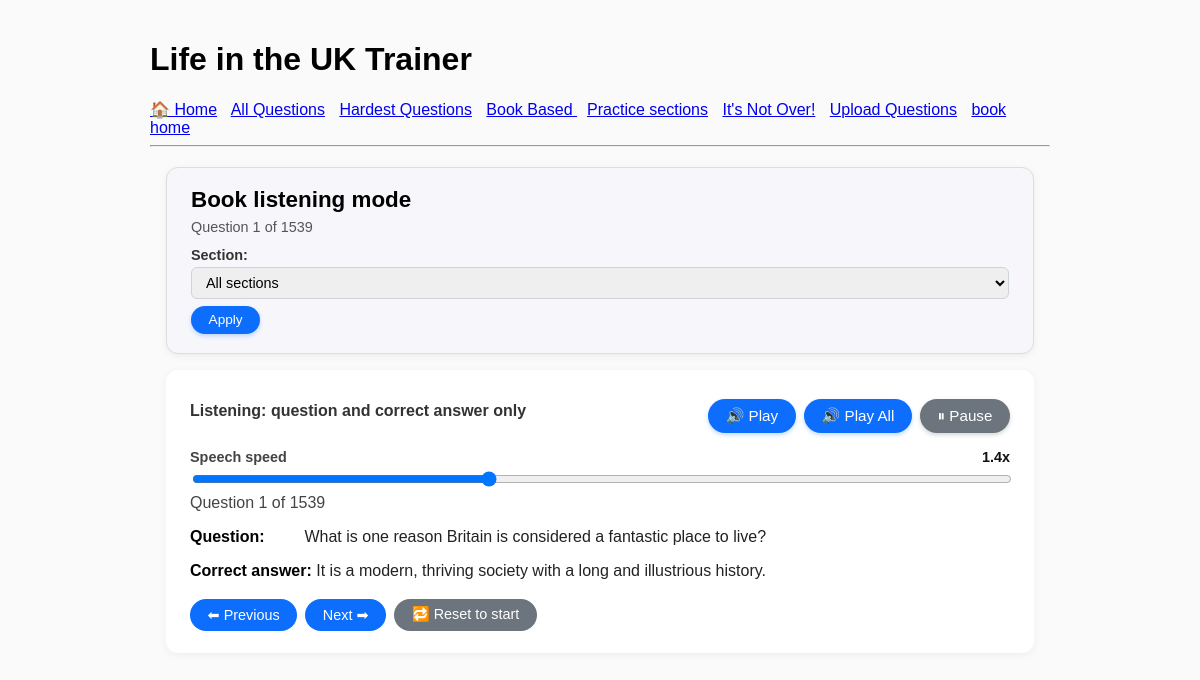
Page /quiz/book_based/listen/ on the committed database.
### bookmode/models.py (models this page shows, shortened)
class BookModeSession(models.Model):
    question_text = models.TextField()
    correct_answer = models.CharField(max_length=255)
    distractors = models.TextField(blank=True)
    order_index = models.IntegerField(default=0)  # play in order
    has_played = models.BooleanField(default=False)  # tracking
    section = models.CharField(max_length=100, blank=True)  # optional grouping
    active = models.BooleanField(default=True)  # allow disabling

### bookmode/views.py (the view, shortened to what this page needs)
# urls.py: path("listen/", views.book_listen, name="book_listen"),
def book_listen(request):
    if request.method == "POST":
        selected_category = (request.POST.get("category", "") or "").strip()
    else:
        selected_category = (request.GET.get("category", "") or "").strip()
    base_qs = BookModeSession.objects.filter(active=True)
    categories = (
        base_qs
        .exclude(section__isnull=True)
        .exclude(section__exact="")
        .values_list("section", flat=True)
        .distinct()
        .order_by("section")
    )
    qs = base_qs
    if selected_category:
        qs = qs.filter(section__iexact=selected_category)
    qs = qs.order_by("order_index", "id")
    total = qs.count()
    if selected_category:
        session_key = f"book_listen_index_{selected_category}"
    else:
        session_key = "book_listen_index"
    idx = request.session.get(session_key, 0)
    if idx >= total:
        idx = total - 1
        request.session[session_key] = idx
    question = qs[idx]
    all_questions = list(
        qs.values("question_text", "correct_answer")
    )
    context = {
        "question": question,
        "index": idx + 1,  # 1-based for display
        "total": total,
        "all_questions": all_questions,
        "categories": categories,
        "selected_category": selected_category,
    }
    return render(request, "bookmode/book_listen.html", context)

### bookmode/templates/bookmode/book_listen.html (shortened to what this page needs)
{% extends "quiz/base.html" %}
{% block content %}
<div class="book-mode-wrapper">
  <div class="stats-box">
    <h2>Book listening mode</h2>
    {% if total > 0 %}
      <p id="stats-counter">Question {{ index }} of {{ total }}</p>
    {% else %}
      <p>No book-mode questions found yet.</p>
    {% endif %}
<form method="get" style="margin-top: 0.75rem;">
  <label for="section-select"
         style="font-size: 0.9rem;
                font-weight: 600;
                color: #333;
                display: block;
                margin-bottom: 0.25rem;">
    Section:
  </label>
  <div style="display: flex;
              flex-direction: column;
              gap: 0.4rem;
              max-width: 100%;">
    <select id="section-select"
            name="category"
            style="padding: 6px 10px;
                   font-size: 0.9rem;
                   border-radius: 6px;
                   border: 1px solid #ced4da;
                   width: 100%;
                   max-width: 100%;
                   box-sizing: border-box;
                   display: block;">
      <option value="">All sections</option>
    </select>
    <button type="submit"
            style="border: none;
                   border-radius: 999px;
                   padding: 0.4rem 1.1rem;
                   font-size: 0.85rem;
                   cursor: pointer;
                   background: #0d6efd;
                   color: #fff;
                   box-shadow: 0 2px 4px rgba(13,110,253,0.25);
                   white-space: nowrap;
                   align-self: flex-start;">
      Apply
    </button>
  </div>
</form>
  </div>
  {% if question %}
    <div class="quiz-block">
      <div class="question-header" style="display:flex; align-items:center; justify-content:space-between;">
        <p><strong>Listening:</strong> question and correct answer only</p>
        <div class="play-buttons">
          <button type="button" class="reader-btn" onclick="bookListenPlayCurrent()">🔊 Play</button>
          <button type="button" class="reader-btn" onclick="bookListenPlayAll()">🔊 Play All</button>
          <button type="button" class="reader-btn pause-btn" onclick="bookListenPause()">⏸ Pause</button>
        </div>
      </div>
      <div class="speed-control">
        <label for="tts-speed">
          Speech speed
          <span id="tts-speed-value">1.4x</span>
        </label>
        <input type="range"
               id="tts-speed"
               min="0.5"
               max="3.0"
               step="0.1"
               value="1.4">
      </div>
      <p id="qa-counter">Question {{ index }} of {{ total }}</p>
      <p class="qa-row">
        <strong>Question:</strong>
        <span id="vis-question">{{ question.question_text|linebreaksbr }}</span>
      </p>
      <p class="qa-row">
        <strong>Correct answer:</strong>
        <span id="vis-answer">{{ question.correct_answer|linebreaksbr }}</span>
      </p>
      <form method="post" class="quiz-actions">
        <button class="btn" name="action" value="prev">⬅ Previous</button>
        <button class="btn" name="action" value="next">Next ➡</button>
        <button class="btn" name="action" value="reset">🔁 Reset to start</button>
      </form>
    </div>
  {% else %}
    <p>You don’t have any BookModeSession questions yet.</p>
  {% endif %}
</div>
{% endblock %}

### quiz/static/quiz/style.css (style rules this page uses)
.stats-box { font-size: 0.9rem; padding: 0.75rem; border-radius: 8px; background: #f5f5f5; margin-bottom: 1rem; }
.btn { display: inline-block; padding: 0.5rem 0.75rem; border-radius: 6px; border: none; text-decoration: none; text-align: center; font-size: 0.95rem; cursor: pointer; }
.stats-box { border: 1px solid #ddd; border-radius: 6px; padding: 0.75rem; margin-bottom: 1rem; font-size: 0.9rem; background: #f9f9f9; }
.quiz-block { border-radius: 6px; padding: 0.75rem; }
.question-header { display: flex; align-items: center; justify-content: space-between; }

### templates/quiz/base.html (style rules this page uses)
body { font-family: Arial, sans-serif; max-width: 900px; margin: 0 auto; padding: 20px; background: #fafafa; }
.stats-box { background: #f0f0f0; padding: 12px; margin-bottom: 15px; border-radius: 6px; border: 1px solid #ddd; }
button, .btn { padding: 8px 14px; background: #007bff; border: none; border-radius: 4px; color: white; cursor: pointer; text-decoration: none; }
.reader-btn { margin-top: 10px; }

### bookmode/templates/bookmode/book_listen.html (style rules this page uses)
.book-mode-wrapper { max-width: 900px; margin: 0 auto 2rem; padding: 0 1rem; }
.stats-box { background: #f7f7fb; border-radius: 12px; padding: 1.2rem 1.5rem; box-shadow: 0 2px 6px rgba(0,0,0,0.06); margin-bottom: 1rem; }
.stats-box h2 { margin: 0 0 .4rem; font-size: 1.4rem; }
.stats-box p { margin: 0; color: #555; }
.quiz-block { background: #ffffff; border-radius: 12px; padding: 1.2rem 1.5rem 1.4rem; box-shadow: 0 2px 8px rgba(0,0,0,0.05); }
.question-header { margin-bottom: 1rem; gap: 1rem; }
.question-header p { margin: 0; font-weight: 600; color: #333; }
.play-buttons { display: flex; gap: .5rem; flex-wrap: wrap; }
.reader-btn { border: none; padding: .5rem 1.1rem; border-radius: 999px; font-size: .95rem; cursor: pointer; background: #0d6efd; color: #fff; display: inline-flex; align-items: center; justify-content: center; gap: .25rem; transition: background .15s ease, transform .1s ease, box-shadow .15s ease; box-shadow: 0 2px 4px rgba(13,110,253,0.25); white-space: nowrap; }
.reader-btn.pause-btn { background: #6c757d; box-shadow: 0 2px 4px rgba(108,117,125,0.3); }
.speed-control { margin-top: .75rem; font-size: .9rem; color: #444; }
.speed-control label { display: flex; justify-content: space-between; align-items: center; margin-bottom: .25rem; font-weight: 600; }
.speed-control span#tts-speed-value { font-weight: 700; color: #111; }
.speed-control input[type="range"] { width: 100%; }
#qa-counter { margin: .25rem 0 1rem; font-weight: 500; color: #444; }
.qa-row { margin-bottom: .6rem; }
.qa-row strong { display: inline-block; min-width: 110px; }
.qa-row span { color: #222; }
.quiz-actions { margin-top: 1.2rem; display: flex; flex-wrap: wrap; gap: .5rem; }
.quiz-actions .btn { border-radius: 999px; padding: .45rem 1.1rem; border: none; font-size: .9rem; cursor: pointer; background: #0d6efd; color: #fff; transition: background .15s ease, transform .1s ease; }
.quiz-actions .btn[name="action"][value="reset"] { background: #6c757d; }

### rows in the picture
BookModeSession: question_text "What is one reason Britain is considered a fantastic place to live?", correct_answer "It is a modern, thriving society with a long and illustrious history."

### other values in the picture
{{ index }} "1"
{{ total }} "1539"
